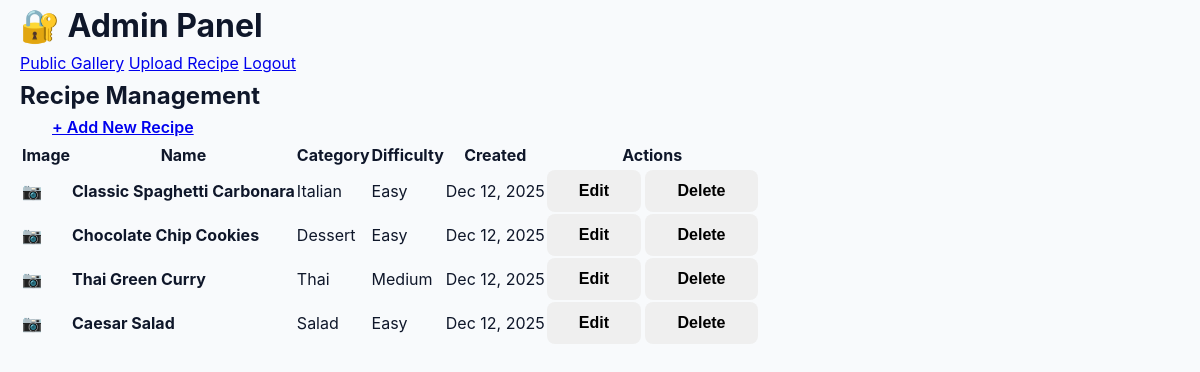
The app's page /example-recipe-docker-app/src/admin/index.php (signed in) with its own data.
### tables this page shows
CREATE TABLE IF NOT EXISTS recipes (
    id INT AUTO_INCREMENT PRIMARY KEY,
    name VARCHAR(200) NOT NULL,
    description TEXT,
    ingredients TEXT NOT NULL,
    instructions TEXT NOT NULL,
    prep_time INT,   
    cook_time INT,   
    servings INT DEFAULT 1,
    difficulty ENUM('easy', 'medium', 'hard') DEFAULT 'medium',
    category VARCHAR(50),
    image_key VARCHAR(255),   
    image_url TEXT,   
    created_at TIMESTAMP DEFAULT CURRENT_TIMESTAMP,
    updated_at TIMESTAMP DEFAULT CURRENT_TIMESTAMP ON UPDATE CURRENT_TIMESTAMP,
    INDEX idx_category (category),
    INDEX idx_difficulty (difficulty),
    INDEX idx_created (created_at)
);

### example-recipe-docker-app/src/config/session.php (called while the page is built, shortened)
<?php
function isAdminLoggedIn() {
    return isset($_SESSION['admin_logged_in']) && $_SESSION['admin_logged_in'] === true;
}

### example-recipe-docker-app/src/admin/index.php (the view, shortened to what this page needs)
<?php
require_once '../config/session.php';
$isLoggedIn = isAdminLoggedIn();
if ($isLoggedIn) {
    try {
        $pdo = getDatabaseConnection();
        $stmt = $pdo->query('SELECT * FROM recipes ORDER BY created_at DESC');
        $recipes = $stmt->fetchAll();
    } catch (Exception $e) {
        $recipes = [];
        $error = $e->getMessage();
    }
}
?>
<!DOCTYPE html>
<html lang="en">
<head>
    <link rel="stylesheet" href="/assets/css/style.css">
</head>
<body>
    <header>
        <div class="container">
            <h1>🔐 Admin Panel</h1>
            <nav>
                <a href="/">Public Gallery</a>
                <?php if ($isLoggedIn): ?>
                <a href="/admin/upload.php">Upload Recipe</a>
                <a href="/admin/?logout=1">Logout</a>
                <?php endif; ?>
            </nav>
        </div>
    </header>
    <main class="container">
        <?php if (!$isLoggedIn): ?>
        <div class="login-container">
            <div class="login-box">
                <h2>Admin Login</h2>
                <?php if (isset($loginError)): ?>
                <div class="alert alert-error"><?php echo $loginError; ?></div>
                <?php endif; ?>
                <form method="POST">
                    <div class="form-group">
                        <label>Username</label>
                        <input type="text" name="username" required value="admin">
                    </div>
                    <div class="form-group">
                        <label>Password</label>
                        <input type="password" name="password" required placeholder="admin123">
                    </div>
                    <button type="submit" name="login" class="btn btn-primary">Login</button>
                </form>
                <p class="hint">Default credentials: admin / admin123</p>
            </div>
        </div>
        <?php else: ?>
        <div class="admin-header">
            <h2>Recipe Management</h2>
            <a href="/admin/upload.php" class="btn btn-success">+ Add New Recipe</a>
        </div>
        <div class="admin-table">
            <table>
                <thead>
                    <tr>
                        <th>Image</th>
                        <th>Name</th>
                        <th>Category</th>
                        <th>Difficulty</th>
                        <th>Created</th>
                        <th>Actions</th>
                    </tr>
                </thead>
                <tbody>
                    <?php if (empty($recipes)): ?>
                    <tr>
                        <td colspan="6" class="text-center">No recipes found. <a href="/admin/upload.php">Add one now!</a></td>
                    </tr>
                    <?php else: ?>
                        <?php foreach ($recipes as $recipe): ?>
                        <tr>
                            <td>
                                <?php if ($recipe['image_url']): ?>
                                <img src="<?php echo htmlspecialchars($recipe['image_url']); ?>"
                                     alt="<?php echo htmlspecialchars($recipe['name']); ?>"
                                     class="table-thumb">
                                <?php else: ?>
                                <span class="no-image">📷</span>
                                <?php endif; ?>
                            </td>
                            <td><strong><?php echo htmlspecialchars($recipe['name']); ?></strong></td>
                            <td><?php echo htmlspecialchars($recipe['category'] ?: '-'); ?></td>
                            <td><span class="badge badge-<?php echo $recipe['difficulty']; ?>"><?php echo ucfirst($recipe['difficulty']); ?></span></td>
                            <td><?php echo date('M d, Y', strtotime($recipe['created_at'])); ?></td>
                            <td>
                                <button onclick="editRecipe(<?php echo $recipe['id']; ?>)" class="btn btn-sm">Edit</button>
                                <button onclick="deleteRecipe(<?php echo $recipe['id']; ?>)" class="btn btn-sm btn-danger">Delete</button>
                            </td>
                        </tr>
                        <?php endforeach; ?>
                    <?php endif; ?>
                </tbody>
            </table>
        </div>
        <?php endif; ?>
    </main>
</body>
</html>

### example-nginx-app/assets/css/style.css (style rules this page uses)
* { margin: 0; padding: 0; box-sizing: border-box; }
:root { --primary-color: #2563eb; --secondary-color: #7c3aed; --dark-bg: #1e293b; --light-bg: #f8fafc; --text-dark: #0f172a; --text-light: #64748b; --success: #10b981; --warning: #f59e0b; --danger: #ef4444; }
body { font-family: -apple-system, BlinkMacSystemFont, 'Segoe UI', Roboto, Oxygen, Ubuntu, Cantarell, sans-serif; line-height: 1.6; color: var(--text-dark); background: var(--light-bg); }
.container { max-width: 1200px; margin: 0 auto; padding: 0 20px; }
.btn { padding: 0.75rem 2rem; border: none; border-radius: 8px; font-size: 1rem; font-weight: 600; cursor: pointer; transition: all 0.3s; }

### records on screen
recipes: name "Classic Spaghetti Carbonara", category "Italian", difficulty "Easy", created_at "Dec 12, 2025"
recipes: name "Chocolate Chip Cookies", category "Dessert", difficulty "Easy", created_at "Dec 12, 2025"
recipes: name "Thai Green Curry", category "Thai", difficulty "Medium", created_at "Dec 12, 2025"
recipes: name "Caesar Salad", category "Salad", difficulty "Easy", created_at "Dec 12, 2025"
